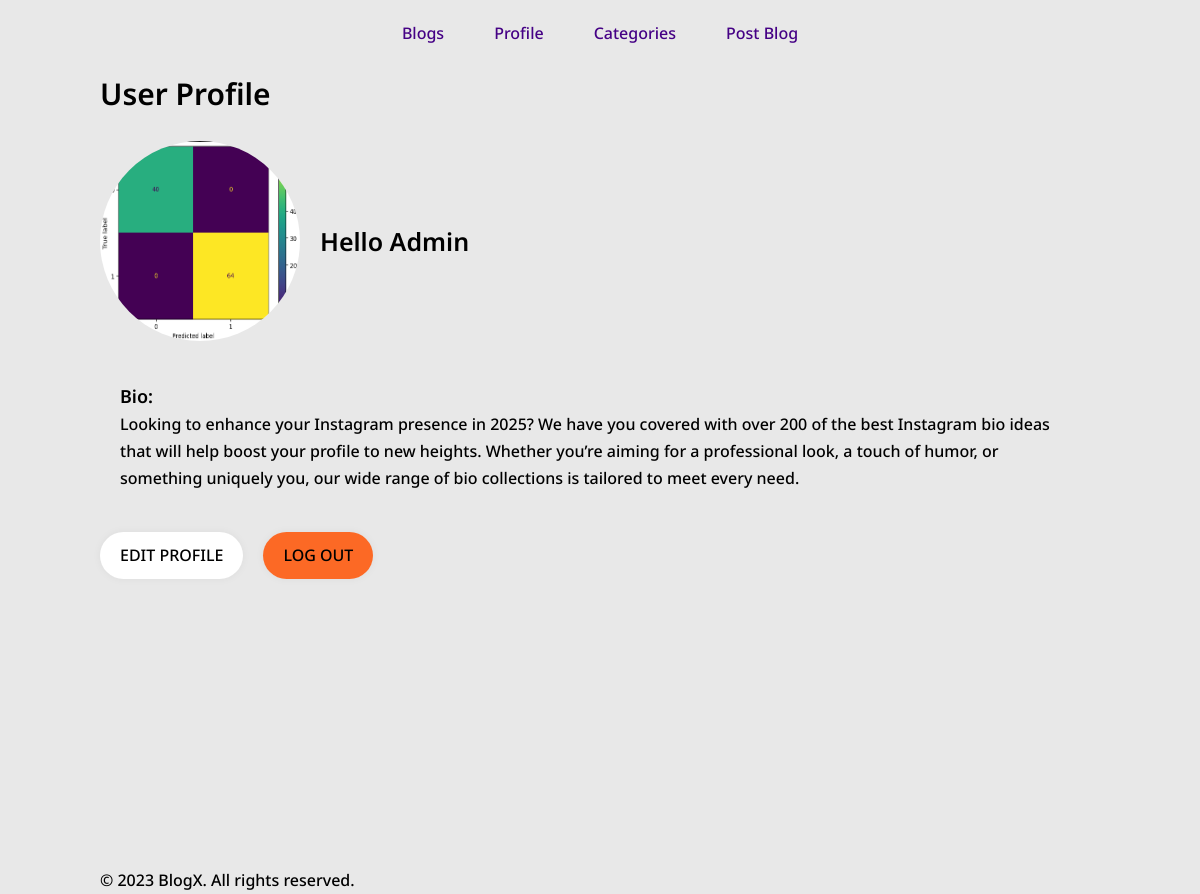
Screenshot of /members/profile/ (signed in) with the database file from the repository.
### members/models.py (models this page shows, shortened)
class UserProfile(models.Model):
    user = models.OneToOneField(User, on_delete=models.CASCADE)
    bio = models.TextField(blank=True, null=True)
    profile_picture = models.ImageField(upload_to='profile_pics/', blank=True, null=True)
    rank = models.CharField(max_length=20, choices=[
        ('admin', 'Admin'),
        ('author', 'Author'),
        ('reader', 'Reader')
    ], default='reader')
    favorite_blogs = models.ManyToManyField(BlogPost, blank=True, related_name='favorited_by')

### members/views.py (the view)
# urls.py: path("profile/", views.profile, name="profile"),
def profile(request):
    if not request.user.is_authenticated:
        return redirect("members:login")
    try:
        user_profile = UserProfile.objects.get(user=request.user)
    except UserProfile.DoesNotExist:
        user_profile = UserProfile.objects.create(user=request.user)
    return render(request, "profile.html", {
        "user": request.user,
        "user_profile": user_profile
    })

### members/templates/profile.html (shortened to what this page needs)
{%extends "base.html"%}
{% load static %}
{% block content %}
<div class = "profile-container">
    <h1 class="h1">User Profile</h1>
    <div class="profile-info">
        {% if user_profile.profile_picture %}
        <img src="{{ user_profile.profile_picture.url }}" alt="" style="border-radius: 50%; height : 200px; width: 200px;">
        <h2 class="h2">Hello {{ user.username.capitalize }}</h2>
        {%else%}
        <div style = "border-radius: 50%; height : 200px; width: 200px; background-color : black"></div>
        <h2 class="h2">Hello {{ user.username.capitalize }}</h2>
        {%endif%}
    </div>
        <div class="profile-bio">
        {% if user_profile.bio%}
        <h3 class="h3">Bio: </h3>
        <p class="text">{{user_profile.bio}}</p>
        {%else%}
        <p class="text">No bio available.</p>
        {%endif%}
        </div>
    <div class="profile-actions">
        <a href="{% url 'members:info' %}" class="text button-primary">Edit Profile</a>
        <a href="{% url 'members:logout' %}" class="text button-secondary">Log out</a>
    </div>
</div>
{% endblock %}

### static/css/style.css (style rules this page uses)
* { margin: 0px; padding: 0px; box-sizing: border-box; }
html { overflow-x: hidden; scroll-behavior: smooth; background-color: #e8e8e8; }
body { margin-left: 100px; margin-right: 100px; }
:root { --font-family: "Noto Sans", sans-serif; --font-optical-sizing: auto; --h1-f: 30px; --h1-l: 54px; --font-weight: 600; --font-style: normal; }
.h1 { font-family: var(--font-family); font-size: var(--h1-f); line-height: var(--h1-l); font-weight: var(--font-weight); font-style: var(--font-style); font-optical-sizing: var(--font-optical-sizing); }
.h2 { font-family: var(--font-family); font-size: 25px; line-height: 42px; font-weight: var(--font-weight); font-style: var(--font-style); font-optical-sizing: var(--font-optical-sizing); }
.h3 { font-family: var(--font-family); font-size: 18px; line-height: 30px; font-weight: var(--font-weight); font-style: var(--font-style); font-optical-sizing: var(--font-optical-sizing); }
.text { font-family: var(--font-family); font-size: 16px; line-height: 27px; font-weight: 480; font-style: var(--font-style); font-optical-sizing: var(--font-optical-sizing); }
.button-primary { padding: 10px 20px; border-radius: 30px; cursor: pointer; border: 0; background-color: white; color: black; box-shadow: rgb(0 0 0 / 5%) 0 0 8px; text-transform: uppercase; transition: all 0.5s ease; text-decoration: none; }
.button-secondary { padding: 10px 20px; border-radius: 30px; cursor: pointer; border: 0; background-color: rgba(255, 85, 6, 0.863); color: black; box-shadow: rgb(0 0 0 / 5%) 0 0 8px; text-transform: uppercase; transition: all 0.5s ease; text-decoration: none; }

### static/css/nav-footer.css (style rules this page uses)
.profile-container { min-height: 100vh; }
.profile-info { display: flex; flex-direction: row; align-items: center; gap: 20px; padding-top: 20px ; padding-bottom: 20px; justify-content: left; }
.profile-bio { padding: 20px; }
.profile-actions { display: flex; flex-direction: row; gap: 20px; padding-top: 20px; }

### rows the page displays
UserProfile: profile_picture (picture), bio "Looking to enhance your Instagram presence in 2025? We have you covered with over 200 of the best Instagram bio ideas that will help boost your profile to new heights. Whether you’re aiming for a professional look, a touch of humor, or something uniquely you, our wide range of bio collections is tailored to meet every need."

### other values shown
{{ user.username.capitalize }} "Admin"
